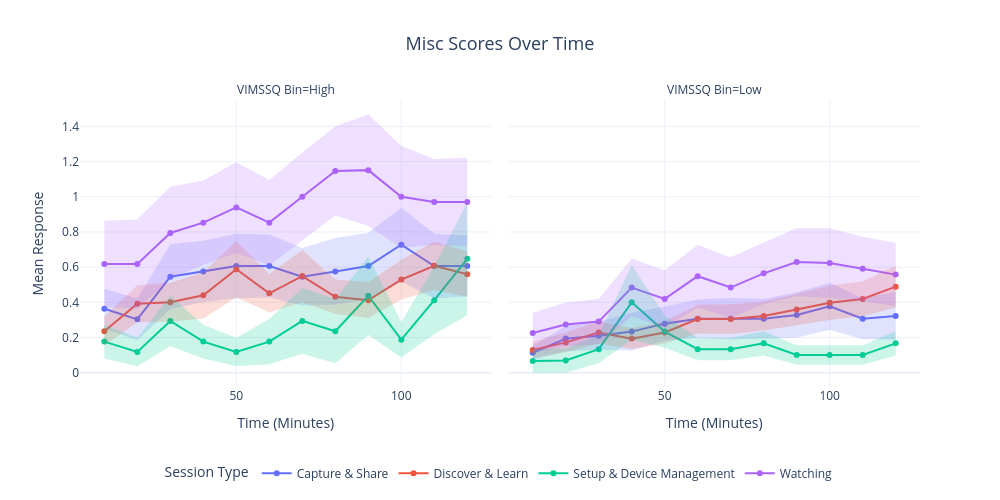
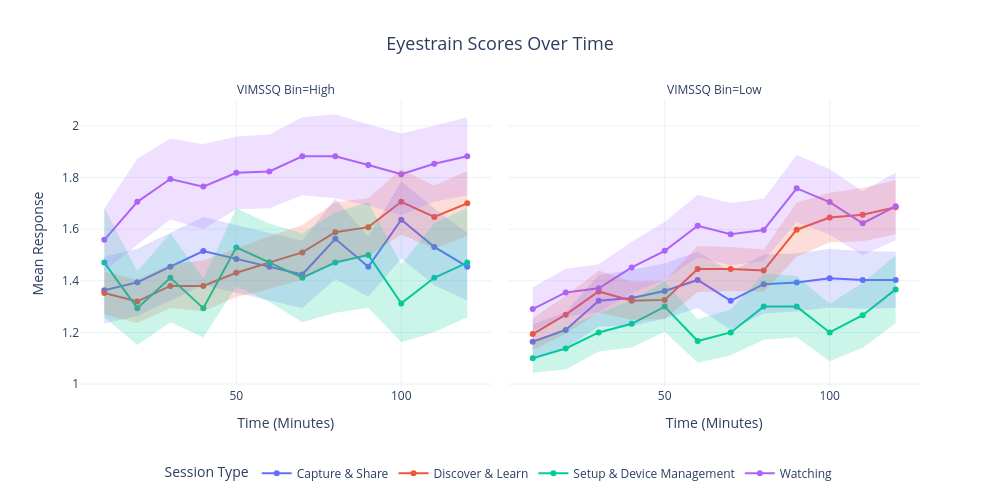
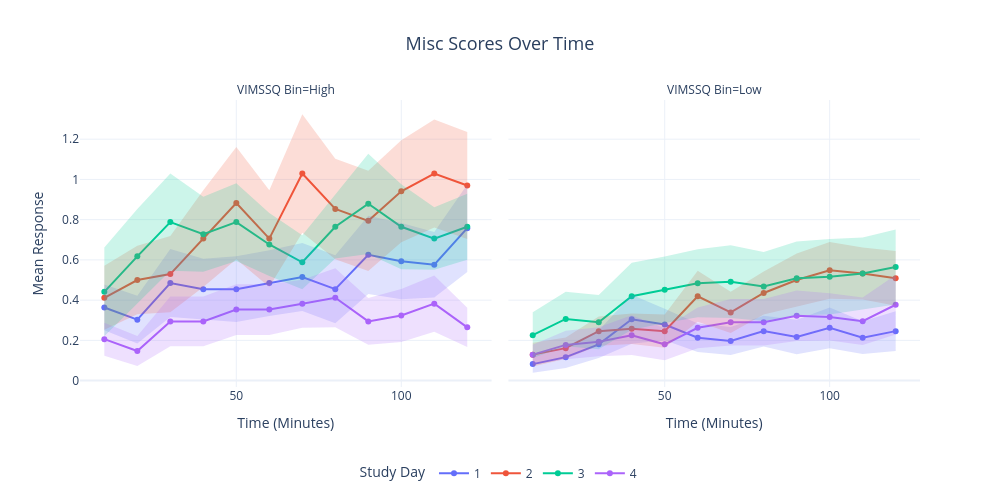
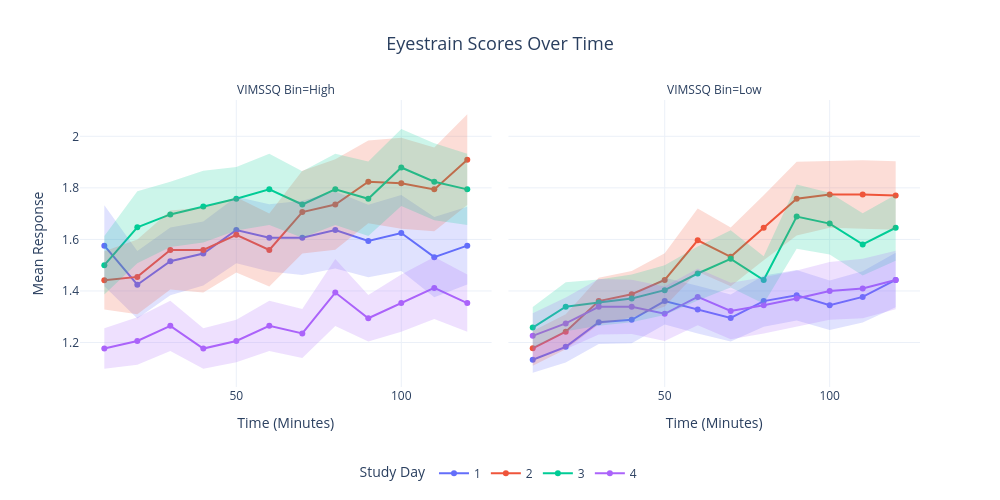

Notebook cell for these charts, in order:
### Code cell
misc_session_vims, fig1a = plot_figure_1(master_df, 'misc', 'VIMSSQ Bin', 'Session Type') #Figure 1A
eyestrain_session_vims, fig1b = plot_figure_1(master_df, 'eyestrain', 'VIMSSQ Bin', 'Session Type') #Figure 1B
misc_study_day_vims, fig1c = plot_figure_1(master_df, 'misc', 'VIMSSQ Bin', 'Study Day') #Figure 1C
eyestrain_study_day_vims, fig1d = plot_figure_1(master_df, 'eyestrain', 'VIMSSQ Bin', 'Study Day') #Figure 1D
